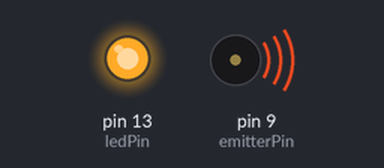
This sketch was run on a simulated Arduino Uno, built with avr-gcc and run on an emulated ATmega328P. On the bench: output pins drawn as LEDs (lit = HIGH), buzzer (waves = sounding).

Above: at 0.1 s.
Timing chart, 0 to 1.6 s (numbered marks = the images above):
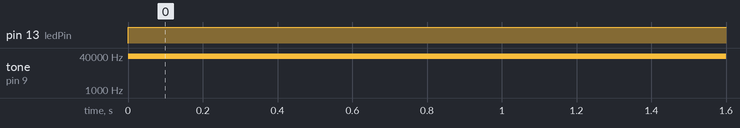

Measured:
- by itself, pin 13 (ledPin): LOW → HIGH at 0.00 s
- by itself, tone on pin 9 (emitterPin): silent → 40000 Hz at 0.00 s

The sketch:

transmitter.ino
```cpp
const int emitterPin = 9;  // Пин для излучателя
const int ledPin = 13;

void setup() {
  pinMode(emitterPin, OUTPUT);
  pinMode(ledPin, OUTPUT);
}

void loop() {
  tone(emitterPin, 40000);  // Генерация сигнала на 40 кГц
  digitalWrite(ledPin, HIGH);
//   delay(100);  // Подача сигнала в течение 100 мс
//   noTone(emitterPin);  // Отключение сигнала
//   delay(500);  // Ждём перед следующим сигналом
//
}
```
